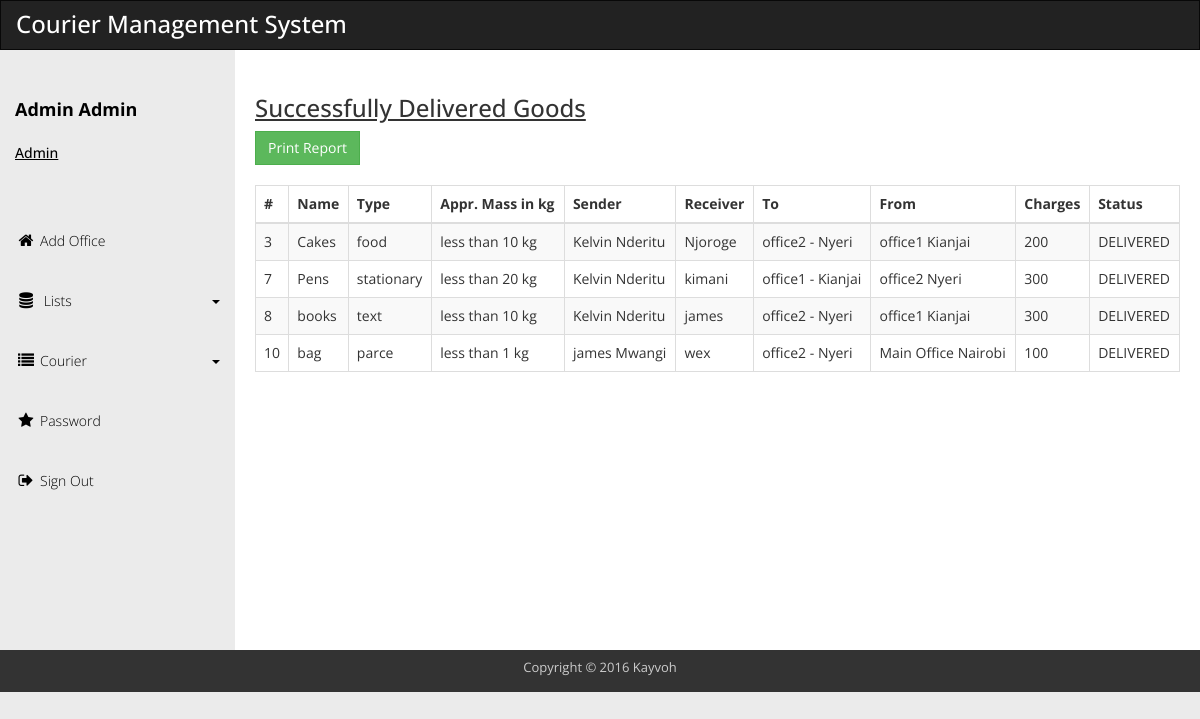
The app's page /dgad.php (signed in) with its own data.
### tables this page shows
CREATE TABLE IF NOT EXISTS `goods` (
  `goid` int(11) NOT NULL AUTO_INCREMENT,
  `name` varchar(30) NOT NULL,
  `type` varchar(10) NOT NULL,
  `recipient` varchar(30) NOT NULL,
  `recidno` int(11) NOT NULL,
  `approval` varchar(30) NOT NULL,
  `sender` int(11) NOT NULL,
  `status` varchar(10) DEFAULT 'PENDING',
  `personnel` int(11) NOT NULL,
  `weight` varchar(20) NOT NULL,
  `charges` int(11) DEFAULT NULL,
  `fromm` int(11) DEFAULT NULL,
  `tto` int(11) DEFAULT NULL,
  PRIMARY KEY (`goid`),
  KEY `sender` (`sender`)
);

CREATE TABLE IF NOT EXISTS `user` (
  `usid` int(11) NOT NULL AUTO_INCREMENT,
  `fname` varchar(15) NOT NULL,
  `lname` varchar(15) NOT NULL,
  `idno` int(11) NOT NULL,
  `phone` varchar(30) DEFAULT NULL,
  `email` varchar(30) DEFAULT NULL,
  `dob` date NOT NULL,
  `username` varchar(15) NOT NULL,
  `password` varchar(32) NOT NULL,
  `type` varchar(10) NOT NULL,
  `status` varchar(10) NOT NULL,
  `office` int(11) DEFAULT NULL,
  PRIMARY KEY (`usid`)
);

CREATE TABLE IF NOT EXISTS `office` (
  `ofid` int(11) NOT NULL AUTO_INCREMENT,
  `name` varchar(30) NOT NULL,
  `location` varchar(30) NOT NULL,
  `status` varchar(10) DEFAULT 'OPEN',
  PRIMARY KEY (`ofid`)
);

### dgad.php (the view, shortened to what this page needs)
<!DOCTYPE html>
<?php
	include('head.php');
?>
<body>
  <div id="main-wrapper">
    <div class="navbar navbar-inverse" role="navigation">
      <div class="navbar-header">
        <div class="logo"><h1>Courier Management System</h1></div>
      </div>
    </div>
    <div class="template-page-wrapper">
      <?php
		include('navad.php');
	  ?>
	  <div class="templatemo-content-wrapper">
        <div class="templatemo-content">
          <h1><u>Successfully Delivered Goods</u></h1>
		  <input type="button" onclick="printContent('printableArea')" value="Print Report" class="btn btn-success">
          <div class="row">
            <div class="col-md-12">
              <div class="table-responsive" id="printableArea">
			  <br/>
                <table class="table table-striped table-hover table-bordered">
                  <thead>
                    <tr>
                      <th>#</th>
                      <th>Name</th>
                      <th>Type</th>
                      <th>Appr. Mass in kg</th>
                      <th>Sender</th>
                      <th>Receiver</th>
                      <th>To</th>
                      <th>From</th>
                      <th>Charges</th>
                      <th>Status</th>
                    </tr>
                  </thead>
                  <tbody>
<?php
$f=mysqli_query($conn, "select * from goods where status='DELIVERED'");
while($fa=mysqli_fetch_array($f))
{
?>
                    <tr>
                      <td><?php echo $fa['goid']?></td>
                      <td><?php echo $fa['name']?></td>
                      <td><?php echo $fa['type']?></td>
                      <td><?php echo $fa['weight']?></td>
                      <td>
						<?php
							$sen=$fa['sender'];
							$send=mysqli_query($conn,"select * from user where usid=$sen");
							$senda=mysqli_fetch_array($send);
							echo $senda['fname'].' '.$senda['lname'];
						?>
					  </td>
                      <td><?php echo $fa['recipient']?></td>
                      <td>
						<?php
							$tto=$fa['tto'];
							$fromm=$fa['fromm'];
							$ft=mysqli_query($conn,"select * from office where ofid=$tto");
							$ff=mysqli_query($conn,"select * from office where ofid=$fromm");
							$fta=mysqli_fetch_array($ft);
							$ffa=mysqli_fetch_array($ff);
							echo $fta['name'].' - '.$fta['location'];
						?>
					  </td>
                      <td><?php echo $ffa['name'].' '.$ffa['location']?></td>
                      <td><?php echo $fa['charges']?></td>
                      <td>DELIVERED </td>
                    </tr>
<?php
}
?>
                  </tbody>
                </table>
              </div>
            </div>
          </div>
        </div>
      </div>
    <?php
		include('footer.php');
	?>
  </div>
</div>
</body>
</html>

### head.php (shortened to what this page needs)
<head>
  <link rel="stylesheet" href="css/templatemo_main.css">
</head>

### navad.php (shortened to what this page needs)
<div class="navbar-collapse collapse templatemo-sidebar">
     <ul class="templatemo-sidebar-menu">
       <li>
  <li><a href="indexad.php"><h4><b><?php echo $_SESSION['fname'].' '.$_SESSION['lname']?></b></h4><h5><br/><u><?php echo $_SESSION['us']?></u></h5></a></li>
       </li>
 <br/>
 <li><a href="indexad.php"><i class="fa fa-home"></i>Add Office</a></li>
       <li class="sub">
         <a href="javascript:;">
           <i class="fa fa-database"></i> Lists <div class="pull-right"><span class="caret"></span></div>
         </a>
       </li>
  <li class="sub">
         <a href="javascript:;">
           <i class="fa fa-list"></i>Courier<div class="pull-right"><span class="caret"></span></div>
         </a>
       </li>
       <li><a href="passad.php"><i class="fa fa-star"></i>Password</a></li>
       <li><a href="javascript:;" data-toggle="modal" data-target="#confirmModal"><i class="fa fa-sign-out"></i>Sign Out</a></li>
     </ul>
   </div>

### footer.php
<footer class="templatemo-footer">
	<div class="templatemo-copyright">
		<p>Copyright &copy; <?php echo date("Y")?> Kayvoh</p>
	</div>
   </footer>

### css/templatemo_main.css (style rules this page uses)
* { font-family: 'Open Sans', sans-serif; }
body { background-color: rgb(235,235,235); }
h1 { font-size: 24px; }
.logo { display: inline-block; }
.logo h1 { font-size: 24px; margin: 10px 15px; color:#ffffff; }
.templatemo-content-wrapper { float: left; width: 100%; }
.templatemo-content { margin-left: 235px; margin-top: 0px; min-height: 600px; padding: 25px 20px 0 20px; background-color: white; overflow-x: hidden; }
.templatemo-footer { clear: both; font-size: 13px; padding: 8px 0 5px 0; text-align: center; color: #ccc; background-color: #333; }
.navbar { margin-bottom: 0; border-radius: 0; }
.navbar-header { color: rgb(127,127,127); }
.templatemo-sidebar { padding: 0; margin-top: 20px; }
.templatemo-sidebar .templatemo-sidebar-menu { list-style: none; margin: 0; padding: 0; }
.templatemo-sidebar .templatemo-sidebar-menu > li { display: block; margin: 0; padding: 0; border: 0px; }
.templatemo-sidebar .templatemo-sidebar-menu > li > a { display: block; position: relative; margin: 0; border: 0px; padding: 20px 15px; text-decoration: none; font-size: 14px; font-weight: 300; }
.templatemo-sidebar-menu a { color: black; }
.templatemo-sidebar .templatemo-sidebar-menu > li > a > i { font-size: 16px; top: 2px; margin-top: 1px; margin-left: 1px; margin-right: 4px; display: inline-block; width: 1.25em; text-align: center; }
.nav-pills>li>a, .nav-tabs>li>a, .alert, .progress, .panel, .btn, .panel-group .panel, .form-control, .modal-content, .breadcrumb { border-radius: 0; }
@media screen and (min-width: 992px) { .templatemo-sidebar { width: 235px; float: left; position: relative; margin-right: -100%; } }

### records on screen
goods: goid "3", name "Cakes", type "food", weight "less than 10 kg", user.fname "Kelvin", user.lname "Nderitu", recipient "Njoroge", office.name "office2", office.location "Nyeri", office.name "office1", office.location "Kianjai", charges "200"
goods: goid "7", name "Pens", type "stationary", weight "less than 20 kg", user.fname "Kelvin", user.lname "Nderitu", recipient "kimani", office.name "office1", office.location "Kianjai", office.name "office2", office.location "Nyeri", charges "300"
goods: goid "8", name "books", type "text", weight "less than 10 kg", user.fname "Kelvin", user.lname "Nderitu", recipient "james", office.name "office2", office.location "Nyeri", office.name "office1", office.location "Kianjai", charges "300"
goods: goid "10", name "bag", type "parce", weight "less than 1 kg", user.fname "james", user.lname "Mwangi", recipient "wex", office.name "office2", office.location "Nyeri", office.name "Main Office", office.location "Nairobi", charges "100"

### other values on screen
$_SESSION['fname'] "Admin"
$_SESSION['lname'] "Admin"
$_SESSION['us'] "Admin"
